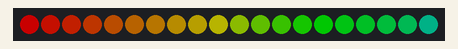
Recording of a sketch running on a simulated Arduino Uno, built with avr-gcc and run on an emulated ATmega328P. Parts: 20 RGB LEDs in strip order, left to right. Dim RGB values are drawn brighter than linear.

Above: at 3.15 s.
At 7.09 s:
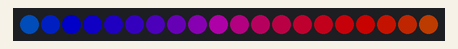
At 11.95 s:
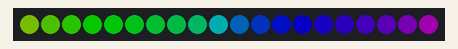
At 21.36 s:
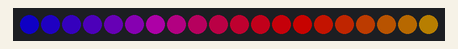
At 30.76 s:
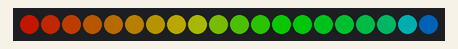
At 39.57 s:
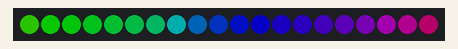

The sketch:

ARGBfan.ino
```cpp
#include <FastLED.h>

FASTLED_USING_NAMESPACE

#if defined(FASTLED_VERSION) && (FASTLED_VERSION < 3001000)
#warning "Requires FastLED 3.1 or later; check github for latest code."
#endif

#define DATA_PIN    11
//#define CLK_PIN   4
#define LED_TYPE    WS2811
#define COLOR_ORDER GRB
#define NUM_LEDS    20
CRGB leds[NUM_LEDS];

#define BRIGHTNESS          100
#define FRAMES_PER_SECOND  120

void setup() {
  delay(3000); // 3 second delay for recovery

  // tell FastLED about the LED strip configuration
  FastLED.addLeds<LED_TYPE,DATA_PIN,COLOR_ORDER>(leds, NUM_LEDS).setCorrection(TypicalLEDStrip);

  // set master brightness control
  FastLED.setBrightness(BRIGHTNESS);
}

uint8_t gHue = 0; // rotating "base color" used by many of the patterns

void loop()
{
  // Call the current pattern function once, updating the 'leds' array
  rainbow();

  // send the 'leds' array out to the actual LED strip
  FastLED.show();
  // insert a delay to keep the framerate modest
  FastLED.delay(1000/FRAMES_PER_SECOND);

  // do some periodic updates
  EVERY_N_MILLISECONDS( 20 ) { gHue++; } // slowly cycle the "base color" through the rainbow
}
void rainbow()
{
  // FastLED's built-in rainbow generator
  fill_rainbow( leds, NUM_LEDS, gHue, 7);
}
```
